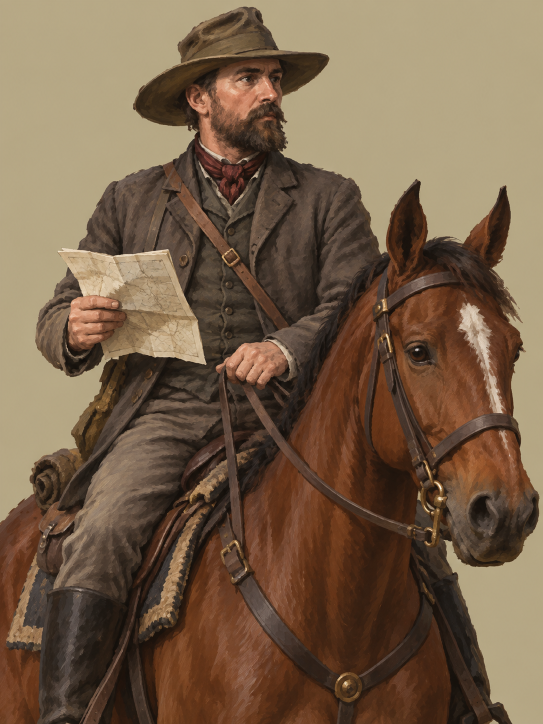
#> input picture tools/card_generation_sources/boer_general_staff_20260916_master.png, 1086 x 1448 px (shown at 1/2 size); its folder holds 5 pictures in this run
$ python install_boer_visible_cards.py
#> lines starting #> are read from the running program, lines starting #| are printed output that depends on the picture
from pathlib import Path
from collections import deque
from PIL import Image
import json, shutil

ROOT=Path(__file__).resolve().parents[1]
CARDS=ROOT/'data/ui/units/teu'
ARCH=ROOT/'tools/card_source_archive/boers_before_visible_gen_carb_replacement_20260916'
ARCH.mkdir(parents=True,exist_ok=True)
members=['csa_lancer_te','boer_mounted_kommando_early','boer_mounted_kommando_mid','boer_mounted_kommando_high']
for n in members:
 p=CARDS/f'#{n}.tga'; q=ARCH/p.name
 if not q.exists(): shutil.copy2(p,q)
(ARCH/'original_members.json').write_text(json.dumps({'archived_from':'data/ui/units/teu','members':members},indent=2),encoding='utf-8')

def install(master_name, targets):
#> called with master_name = 'boer_general_staff_20260916_master.png'
 im=Image.open(ROOT/f'tools/card_generation_sources/{master_name}').convert('RGBA')
 w,h=im.size; cw=min(w,(h*3)//4); ch=(cw*4)//3
#> after `w, h = im.size`: w = 1086; h = 1448
#> after `cw = min(w, h * 3 // 4)`: cw = 1086
#> after `ch = cw * 4 // 3`: ch = 1448
 if ch>h: ch=h; cw=(ch*3)//4
 x=(w-cw)//2; y=(h-ch)//2; crop=(x,y,x+cw,y+ch)
#> after `x = (w - cw) // 2`: x = 0
#> after `y = (h - ch) // 2`: y = 0
#> after `crop = (x, y, x + cw, y + ch)`: crop = (0, 0, 1086, 1448)
 im=im.crop(crop)
 px=im.load(); W,H=im.size; seen=set(); q=deque()
#> after `W, H = im.size`: W = 1086; H = 1448
 for xx in range(W): q.extend(((xx,0),(xx,H-1)))
 for yy in range(H): q.extend(((0,yy),(W-1,yy)))
 def bg(c):
  r,g,b,a=c
  return a>0 and r>=145 and g>=135 and b>=105 and max(r,g,b)-min(r,g,b)<=95
 while q:
  p=q.popleft()
  if p in seen: continue
  seen.add(p); xx,yy=p
  if not bg(px[xx,yy]): continue
  px[xx,yy]=(184,173,143,255)
  if xx:q.append((xx-1,yy))
  if xx+1<W:q.append((xx+1,yy))
  if yy:q.append((xx,yy-1))
  if yy+1<H:q.append((xx,yy+1))
#> after the loop, seen = 524860 items
 final=im.resize((48,64),Image.Resampling.LANCZOS).convert('RGBA')
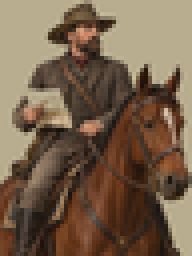
#> final: PIL image 48x64 RGBA (shown 4 times larger); mean R, G, B, A 118.8, 97.5, 76, 255
 # Exact canonical background at corners and transparent-free RGBA output.
 fp=final.load()
 for xx,yy in ((0,0),(47,0),(0,63),(47,63)): fp[xx,yy]=(184,173,143,255)
 for t in targets: final.save(CARDS/f'#{t}.tga',format='TGA')
 return list(crop)

gen_crop=install('boer_general_staff_20260916_master.png',['csa_lancer_te'])
#> gen_crop = [0, 0, 1086, 1448]
cav_types=['boer_mounted_kommando_early','boer_mounted_kommando_mid','boer_mounted_kommando_high']
#> (the run stopped early here; a loop or call above may not have finished)
